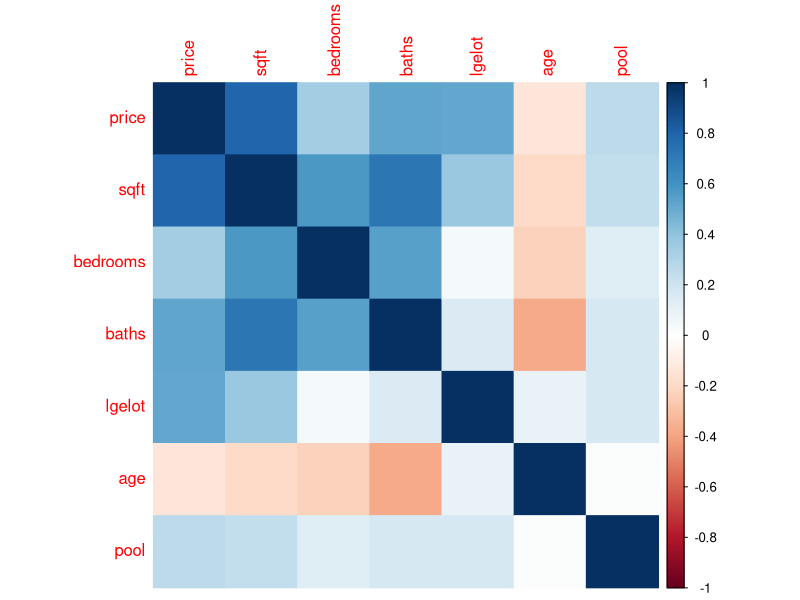
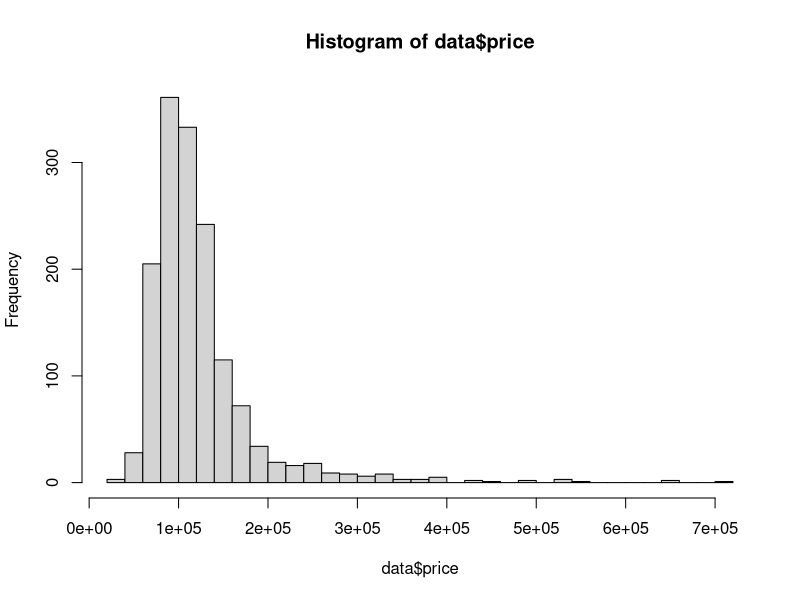

These charts were generated, in order, by the following R code: (Note: this script raises an error after producing the figures.)
setwd("~/Workspace/mcdaniel/500/final")
# install.packages("corrplot")
library(corrplot)


 data <- read.csv("ultimateHousing.csv")
 
 head(data)
 
 # Q1 How many observations about the real estate market in Ultimate city have been acquired?
 nrow(data)
 #1500
 
 # Q2 How many explanatory data (independent variables) are available?
 # 6
  
 
 # Q3 How many categorical variables are availble? (Review)
 # 2 
 
 # Q4 Doe it initially look like you will need to make any adjustments to account for 
 # differences in units of measure, e.g. from data in 1000's to data in 1's?
 # no
 
 # Q5 Are any of the variables in the data highly correlated? (Review)
cor_matrix <- cor(data)

corrplot(cor_matrix, method = 'color')
cor_matrix

# Yes

# Q6 If you answered yes to Q5, which variable would you consider dropping first? (Review)

# lgelot
# Age
# I answered "no" to Q5
# Bedrooms
# Pool
# Baths <- 

# if we concern about multicolinearity, we should drop baths, since it has 0.72 correlation.
# if we simply just want to drop non-informative variable against independent variable, it will be Age.

# Q7 data contain two variables that might be used as indicator variables; lotsize(lgelot) and pool.
# What proportion of the data is lgelot?(leave your answer as a decimal number, not percent)
print(sum(data$lgelot)/nrow(data))
# 0.063 ? 

# Q8 data contain two variables that might be used as indicator variables; lotsize(lgelot) and pool.
# What proportion of the data is pool?(leave your answer as a decimal number, not percent)
print(sum(data$pool)/nrow(data))

# Q9 is the distribution of your dependent variable normal?

hist(data$price,breaks = 30)
# I think this is No

#Q10 If you answered no to Question 9, what transformation would you probably 
# use to help force compliance with the assumption of normality?

# take the natural log of the variable <- 
# quadratic
# inverse(1/vaiable)
# square root

#Q11 Consider the different kinds of models we have studied(simple linear, multivariable linear, non-linear, either simple or multivariable etc)
# Given the tools you have available today, which one of the following is the "test" you would use to determin whuch type of model is best?


# test of independence
# comparing the sums of squares errors to find the least error <- 
# Test for homogeneity
# Goodness-of-fit test
# none of them above

#Q12 Test different models to determine which model you should use to compute the information Ulitimate Realty needs.
# That is, consider the differences in the sum-of-squares-error value, frequency plots to check normality, scatter plots
# to check linearity, etc From the choices below select which model you have found is the best overall.

# simple log quadratic
# Multivariable quadratic
# Simple log-linear(non-linear, logarithmic)
# Multivariable linear
# Simple linear
# Multivariable log-linear
# Multivariable log-quadratic <-
# Simple quadratic(non-linear, polynomial)
# all the modes tested will provide the same accuracy and quality of results
# None of the models tested will provide results.



# Simple Linear Model
model_simple_linear_sqft <- lm(price ~ sqft, data=data)
sse_simple_linear_sqft <- sum(resid(model_simple_linear_sqft)^2)

# model_simple_linear_bedrooms <- lm(price ~ bedrooms, data=data)
# sse_simple_linear_bedrooms <- sum(resid(model_simple_linear_bedrooms)^2)
# 
# model_simple_linear_baths <- lm(price ~ baths, data=data)
# sse_simple_linear_baths <- sum(resid(model_simple_linear_baths)^2)
# 
# model_simple_linear_lgelot <- lm(price ~ lgelot, data=data)
# sse_simple_linear_lgelot <- sum(resid(model_simple_linear_lgelot)^2)
# 
# model_simple_linear_age <- lm(price ~ age, data=data)
# sse_simple_linear_age <- sum(resid(model_simple_linear_age)^2)
# 
# model_simple_linear_pool <- lm(price ~ pool, data=data)
# sse_simple_linear_pool <- sum(resid(model_simple_linear_pool)^2)

# Multivariable Linear Model
model_multivariable_linear <- lm(price ~ sqft + bedrooms + baths + lgelot + age + pool, data=data)
sse_multivariable_linear <- sum(resid(model_multivariable_linear)^2)

# Simple Log-Linear Model
model_simple_loglinear_sqft <- lm(log(price) ~ sqft, data=data)
sse_simple_loglinear_sqft <- sum(resid(model_simple_loglinear_sqft)^2)

# model_simple_loglinear_bedrooms <- lm(log(price) ~ bedrooms, data=data)
# sse_simple_loglinear_bedrooms <- sum(resid(model_simple_loglinear_bedrooms)^2)
# 
# model_simple_loglinear_baths <- lm(log(price) ~ baths, data=data)
# sse_simple_loglinear_baths <- sum(resid(model_simple_loglinear_baths)^2)
# 
# model_simple_loglinear_lgelot <- lm(log(price) ~ lgelot, data=data)
# sse_simple_loglinear_lgelot <- sum(resid(model_simple_loglinear_lgelot)^2)
# 
# model_simple_loglinear_age <- lm(log(price) ~ age, data=data)
# sse_simple_loglinear_age <- sum(resid(model_simple_loglinear_age)^2)
# 
# model_simple_loglinear_pool <- lm(log(price) ~ pool, data=data)
# sse_simple_loglinear_pool <- sum(resid(model_simple_loglinear_pool)^2)

# Multivariable Log-Linear Model
model_multivariable_loglinear <- lm(log(price) ~ sqft + bedrooms + baths + lgelot + age + pool, data=data)
sse_multivariable_loglinear <- sum(resid(model_multivariable_loglinear)^2)

# Simple Quadratic Model
model_simple_quadratic_sqft <- lm(price ~ sqft + I(sqft^2), data=data)
sse_simple_quadratic_sqft <- sum(resid(model_simple_quadratic_sqft)^2)

# model_simple_quadratic_bedrooms <- lm(price ~ bedrooms + I(bedrooms^2), data=data)
# sse_simple_quadratic_bedrooms <- sum(resid(model_simple_quadratic_bedrooms)^2)
# 
# model_simple_quadratic_baths <- lm(price ~ baths + I(baths^2), data=data)
# sse_simple_quadratic_baths <- sum(resid(model_simple_quadratic_baths)^2)
# 
# model_simple_quadratic_lgelot <- lm(price ~ lgelot + I(lgelot^2), data=data)
# sse_simple_quadratic_lgelot <- sum(resid(model_simple_quadratic_lgelot)^2)
# 
# model_simple_quadratic_age <- lm(price ~ age + I(age^2), data=data)
# sse_simple_quadratic_age <- sum(resid(model_simple_quadratic_age)^2)
# 
# model_simple_quadratic_pool <- lm(price ~ pool + I(pool^2), data=data)
# sse_simple_quadratic_pool <- sum(resid(model_simple_quadratic_pool)^2)

# Multivariable Quadratic Model
model_multivariable_quadratic <- lm(price ~ sqft + bedrooms + baths + lgelot + age + pool + I(sqft^2), data=data)
sse_multivariable_quadratic <- sum(resid(model_multivariable_quadratic)^2)

# Simple Log-Quadratic Model
model_log_simple_quadratic_sqft <- lm(log(price) ~ sqft + I(sqft^2), data=data)
sse_log_simple_quadratic_sqft <- sum(resid(model_log_simple_quadratic_sqft)^2)

# model_log_simple_quadratic_bedrooms <- lm(log(price) ~ bedrooms + I(bedrooms^2), data=data)
# sse_log_simple_quadratic_bedrooms <- sum(resid(model_log_simple_quadratic_bedrooms)^2)
# 
# model_log_simple_quadratic_baths <- lm(log(price) ~ baths + I(baths^2), data=data)
# sse_log_simple_quadratic_baths <- sum(resid(model_log_simple_quadratic_baths)^2)
# 
# model_log_simple_quadratic_lgelot <- lm(log(price) ~ lgelot + I(lgelot^2), data=data)
# sse_log_simple_quadratic_lgelot <- sum(resid(model_log_simple_quadratic_lgelot)^2)
# 
# model_log_simple_quadratic_age <- lm(log(price) ~ age + I(age^2), data=data)
# sse_log_simple_quadratic_age <- sum(resid(model_log_simple_quadratic_age)^2)
# 
# model_log_simple_quadratic_pool <- lm(log(price) ~ pool + I(pool^2), data=data)
# sse_log_simple_quadratic_pool <- sum(resid(model_log_simple_quadratic_pool)^2)

# Multivariable Log-Quadratic Model
model_log_multivariable_quadratic <- lm(log(price) ~ sqft + bedrooms + baths + lgelot + age + pool + I(sqft^2), data=data)
sse_log_multivariable_quadratic <- sum(resid(model_log_multivariable_quadratic)^2)

model_log_multivariable_quadratic_all <- lm(log(price) ~ sqft + bedrooms + baths + lgelot + age + pool + I(sqft^2)+ I(bedrooms^2) + I(baths^2) + I(lgelot^2) + I(age^2) + I(pool^2), data=data)
sse_log_multivariable_quadratic_all <- sum(resid(model_log_multivariable_quadratic_all)^2)


model_log_multivariable_quadratic_q13 <- lm(log(price) ~ sqft + I(sqft^2) + bedrooms + baths + age +I(age^2), data=data)
sse_log_multivariable_quadratic_q13 <- sum(resid(model_log_multivariable_quadratic_q13)^2)

# # Diagnostic Plots for Each Model (example for the simple linear model)
# par(mfrow=c(2,2))
# plot(model_simple_linear)
# 
# # ... Repeat diagnostic plots for other models
# 
# # Compare Sum of Squared Errors (Residuals)
# models <- list(model_simple_linear, model_multivariable_linear, model_simple_loglinear, model_multivariable_loglinear, model_simple_quadratic, model_multivariable_quadratic)
# sse_values <- sapply(models, function(model) sum(resid(model)^2))
# sse_values

# Q13 As often happens, regardless of what you think is best, your boss decides that you will use a multivariable log-quadratic model as follows.
# Use the variable price, sqft, sqft_sq, age, age_sq, beadrooms, baths, And they says for you take the natural log of the price variable.
# model_log_multivariable_quadratic_q13 <- lm(log(price) ~ sqft + I(sqft^2) + bedrooms + baths + age +I(age^2), data=data)

# Except for the ends of the plot, the QQ plot generally indicates that the assumption/condition of normality has been met?

library(car)
qqPlot(model_log_multivariable_quadratic_q13, main="QQ Plot")
# yes

# Q14 As often happens, regardless of what you think is best, your boss decides that you will use a multivariable log-quadratic model as follows.
# Use the variable price, sqft, sqft_sq, age, age_sq, beadrooms, baths, And they says for you take the natural log of the price variable.
# model_log_multivariable_quadratic_q13 <- lm(log(price) ~ sqft + I(sqft^2) + bedrooms + baths + age +I(age^2), data=data)

# the plot of residual versus fits indicates that assumption/condition of lnearity has been met?
plot(fitted(model_log_multivariable_quadratic_q13), resid(model_log_multivariable_quadratic_q13), 
     xlab="Fitted values", ylab="Residuals", main="Residuals vs Fitted Values")
abline(h=0, col="red")

# YEs?

# Q15 Build and use the model your boss wants to answer the following questions.
# Consider the intercept and all coefficients of this model to select the best choice from the list below.

summary(model_log_multivariable_quadratic_q13)
# There is no way to tell anything about statistiacal significance from the result
# the intercept and all coeeficients are statisticaally significant
# The variables baths is not statistically sigiificant <-
# neither the intercept nor any of the cefficients are statistically significant.

#Q16 The R-squared value indicates that very little of the variance in the data is explained by the model.
# False


#Q17 Hypothesis test can be conducted using a t-statistic and/or its related p-value. 
# if the t=statistics falls in the rejection or the p-values is less than the level of significance of the test
# the null hypothesis must be rejected. The alternative, for example a test to establish that a relationship between
# an explanatory(independent) variable and a response(dependent) variable exists is accepted
# True

#Q18 The boss has conviinced you that this is a pretty good model for Ultimate Realty. Because the boss is particularly interested in how size and age affects house prices.
# evaluate those parameters and use the results to answer the following questions.
# Test the coefficient of size to determine if size is related to price. Based on a hypothesis test using the null hypothesis, i.e. the coefficient equals zero. 
# There is not sufficient evidence(stastical significance) that a relationship exists between the explanatory variable and the response variable. Therefore, size can be removed from the regression model without any impact on the results.

# False x 
# True

# Q19 Does the age of a house really affect its price? Again based on a hypothesis test for this model and its variables,
# the coefficient of age equals zero indicating that there is no relationship between the explanatory variable, age, and the response variable price.
summary(model_log_multivariable_quadratic_q13)
# True

# Q20 One of Ultimate's sales agents has just spoken with Mr. Roadrunner about listing his house. The house is 10 years old
# it has 2000 square feet of living area, and 3 bedrooms. How much should Ultimate's agent tell Mr. Roadrunner he should list his house for i.e. price?

model_log_multivariable_quadratic_q20 <- lm(log(price) ~ sqft + I(sqft^2) + age +I(age^2)  + bedrooms, data=data)
summary(model_log_multivariable_quadratic_q20)

model_summary <- summary(model_log_multivariable_quadratic_q20)
coef_intercept <- model_summary$coefficients[1]
coef_sqft <- model_summary$coefficients[2]
coef_sqft_sq <- model_summary$coefficients[3]
coef_age <- model_summary$coefficients[4]
coef_age_sq <- model_summary$coefficients[5]

coef_bed <- model_summary$coefficients[6]

min(data$sqft)

# Mr. Roadrunner's house characteristics
sqft <- 20
bedrooms <- 3
age <- 10
# bath <- 0 

predict_result <- predict(model_log_multivariable_quadratic_q20, 
                          newdata = data.frame(sqft = 20, age = 10, bedrooms = 3), 
                          interval = "confidence", level = 0.95, se.fit = TRUE)
predict_result
# Compute the predicted natural log of the price
log_price_predicted <- coef_intercept + 
  coef_sqft * sqft + 
  coef_sqft_sq * sqft^2 + 
  coef_bed * bedrooms + 
  coef_age * age + 
  coef_age_sq * age^2

# Convert the predicted log(price) to actual price
price_predicted <- exp(log_price_predicted)
price_predicted

# 147865.3

# Q21
# Predict the log(price) and get the standard error of the prediction
predict_result <- predict(model_log_multivariable_quadratic_q20, 
                          newdata = data.frame(sqft = 20, age = 10, bedrooms = 3), 
                          interval = "confidence", level = 0.95, se.fit = TRUE)

# Calculate the 95% confidence interval for the actual price
ci_lower_bound <- exp(predict_result$fit[1, "lwr"])
ci_upper_bound <- exp(predict_result$fit[1, "upr"])

# Q22
# Q23
# f. Predict the price increase for an additional 200 sqft
sqft_new <- 20 + 2
log_price_predicted_new <- coef_intercept + 
  coef_sqft * sqft_new + 
  coef_sqft_sq * sqft_new^2 + 
  coef_bed * bedrooms + 
  coef_age * age + 
  coef_age_sq * age^2

log_price_predicted_new <- exp(log_price_predicted_new)

log_price_predicted_new - price_predicted

# Convert the predicted log(price) to actual price for the increased sqft
price_predicted_new <- exp(log_price_predicted_new)
price_increase <- price_predicted_new - price_predicted

list(ci_lower_bound = ci_lower_bound, ci_upper_bound = ci_upper_bound, price_increase = price_increase)

# Q24 The boss would like to look at some different results. He/she says it is because there are two explanatory variables that have not yet been explored
# large lot size(lgelot) and pool. He/She wants you to remove the second-order terms from the model, add these variables and the variable baths to the model and generate an interaction term between 
# large lot and size(lgelot x sqft). This results in a model expressed as :

model_log_multivariable_quadratic_q24 <- lm(log(price) ~ sqft + bedrooms + baths +
                                              lgelot + age + pool + lgelot*sqft, data=data)
summary(model_log_multivariable_quadratic_q24)
# False

#Q25 How much more, in a percentage, is the price of a house on a large lot(greater than 0.5 acres) than a house on a small lot?
# 1. Set the values for other variables

# Using median values for continuous variables and mode for categorical ones
median_sqft <- median(data$sqft)
median_age <- median(data$age)
median_bedrooms <- median(data$bedrooms)
median_baths <- median(data$baths)
mode_pool <- as.numeric(names(sort(table(data$pool), decreasing = TRUE)[1]))

# 2 & 3. Predict the log(price) for lgelot scenarios

# For lgelot == 1
log_price_predicted_large_lot <- predict(model_new, 
                                         newdata = data.frame(sqft = median_sqft, 
                                                              bedrooms = median_bedrooms, 
                                                              baths = median_baths, 
                                                              lgelot = 1, 
                                                              age = median_age, 
                                                              pool = mode_pool))

# For lgelot == 0
log_price_predicted_small_lot <- predict(model_new, 
                                         newdata = data.frame(sqft = median_sqft, 
                                                              bedrooms = median_bedrooms, 
                                                              baths = median_baths, 
                                                              lgelot = 0, 
                                                              age = median_age, 
                                                              pool = mode_pool))

# 4. Convert the predicted log(price) to actual price
price_predicted_large_lot <- exp(log_price_predicted_large_lot)
price_predicted_small_lot <- exp(log_price_predicted_small_lot)

# 5. Calculate the percentage difference
percentage_difference <- ((price_predicted_large_lot - price_predicted_small_lot) / price_predicted_small_lot) * 100

percentage_difference
# 42.68

# Q26 what is the percent increase in price for an additional 100 square feet of living space if the house is not on a large lot(holding all other variable constant)?
# Given coefficient for sqft
# 1. Set the values for other variables

# Using median values for continuous variables and mode for categorical ones
median_sqft <- median(data$sqft)
median_age <- median(data$age)
median_bedrooms <- median(data$bedrooms)
median_baths <- median(data$baths)
mode_pool <- as.numeric(names(sort(table(data$pool), decreasing = TRUE)[1]))

# 2. Predict the log(price) for the current square footage with lgelot == 0

log_price_predicted_current <- predict(model_new, 
                                       newdata = data.frame(sqft = median_sqft, 
                                                            bedrooms = median_bedrooms, 
                                                            baths = median_baths, 
                                                            lgelot = 0, 
                                                            age = median_age, 
                                                            pool = mode_pool))

# 3. Predict the log(price) for the current square footage + 100 with lgelot == 0

log_price_predicted_plus100 <- predict(model_new, 
                                       newdata = data.frame(sqft = median_sqft + 1, 
                                                            bedrooms = median_bedrooms, 
                                                            baths = median_baths, 
                                                            lgelot = 0, 
                                                            age = median_age, 
                                                            pool = mode_pool))

# 4. Convert the predicted log(price) to actual price
price_predicted_current <- exp(log_price_predicted_current)
price_predicted_plus100 <- exp(log_price_predicted_plus100)

# 5. Calculate the percentage difference for the 100 square feet difference
percentage_increase_100sqft_small_lot <- ((price_predicted_plus100 - price_predicted_current) / price_predicted_current) * 100

percentage_increase_100sqft_small_lot
# 6.06

# Q27 what is the percent increase in price for an additional 100 square feet of living space if the house is on a large lot?

# 1. Set the values for other variables
# Using median values for continuous variables and mode for categorical ones
median_sqft <- median(data$sqft)
median_age <- median(data$age)
median_bedrooms <- median(data$bedrooms)
median_baths <- median(data$baths)
mode_pool <- as.numeric(names(sort(table(data$pool), decreasing = TRUE)[1]))

# 2. Predict the log(price) for the current square footage with lgelot == 1

log_price_predicted_current_large_lot <- predict(model_new, 
                                                 newdata = data.frame(sqft = median_sqft, 
                                                                      bedrooms = median_bedrooms, 
                                                                      baths = median_baths, 
                                                                      lgelot = 1, 
                                                                      age = median_age, 
                                                                      pool = mode_pool))

# 3. Predict the log(price) for the current square footage + 100 with lgelot == 1

log_price_predicted_plus100_large_lot <- predict(model_new, 
                                                 newdata = data.frame(sqft = median_sqft + 1, 
                                                                      bedrooms = median_bedrooms, 
                                                                      baths = median_baths, 
                                                                      lgelot = 1, 
                                                                      age = median_age, 
                                                                      pool = mode_pool))

# 4. Convert the predicted log(price) to actual price
price_predicted_current_large_lot <- exp(log_price_predicted_current_large_lot)
price_predicted_plus100_large_lot <- exp(log_price_predicted_plus100_large_lot)

# 5. Calculate the percentage difference for the 100 square feet difference
percentage_increase_100sqft_large_lot <- ((price_predicted_plus100_large_lot - price_predicted_current_large_lot) / price_predicted_current_large_lot) * 100

percentage_increase_100sqft_large_lot # 4.37